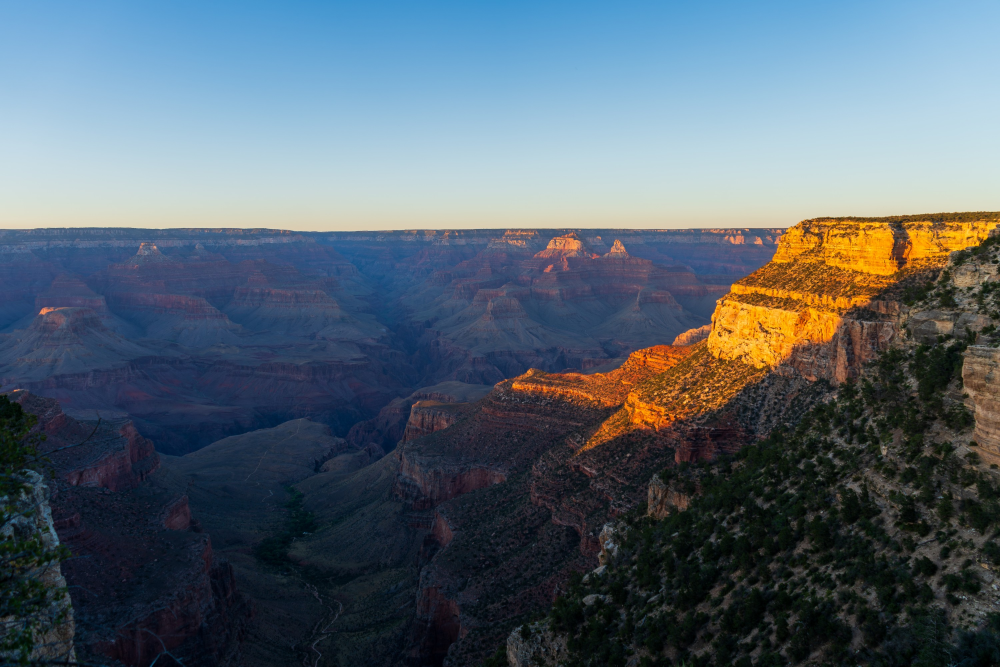
#> input picture Photos/looks/DSC00272-Enhanced-NR/00_original.jpg, 3000 x 2000 px (shown at 1/3 size)
$ python -i effects.py   (imports and definitions only)
#> lines starting #> are read from the running program, lines starting #| are printed output that depends on the picture; after the words box and inside, x2 and y2 are one past the last pixel; in counts of white or black regions, pixels touching at a corner belong together
### pipeline/lookcam/color.py
"""Color-space conversions and CIEDE2000.

Images throughout the pipeline are float32 sRGB-encoded arrays in [0, 1], shape (H, W, 3).
Everything here also accepts (N, 3) pixel arrays.
"""

from __future__ import annotations

import numpy as np

# sRGB (D65) <-> XYZ
_RGB2XYZ = np.array(
    [[0.4124564, 0.3575761, 0.1804375],
     [0.2126729, 0.7151522, 0.0721750],
     [0.0193339, 0.1191920, 0.9503041]],
    dtype=np.float32,
)
_XYZ2RGB = np.linalg.inv(_RGB2XYZ).astype(np.float32)
_WHITE_D65 = np.array([0.95047, 1.0, 1.08883], dtype=np.float32)


def srgb_to_linear(x: np.ndarray) -> np.ndarray:
    x = np.asarray(x, dtype=np.float32)
    return np.where(x <= 0.04045, x / 12.92, ((x + 0.055) / 1.055) ** 2.4).astype(np.float32)


def linear_to_srgb(x: np.ndarray) -> np.ndarray:
    x = np.clip(np.asarray(x, dtype=np.float32), 0.0, None)
    return np.where(x <= 0.0031308, x * 12.92, 1.055 * np.power(x, 1 / 2.4) - 0.055).astype(np.float32)


def rgb_to_lab(rgb: np.ndarray) -> np.ndarray:
    """sRGB [0,1] -> CIELAB (L 0..100)."""
    xyz = srgb_to_linear(rgb) @ _RGB2XYZ.T / _WHITE_D65
    eps, kappa = 216 / 24389, 24389 / 27
    f = np.where(xyz > eps, np.cbrt(xyz), (kappa * xyz + 16) / 116)
    L = 116 * f[..., 1] - 16
    a = 500 * (f[..., 0] - f[..., 1])
    b = 200 * (f[..., 1] - f[..., 2])
    return np.stack([L, a, b], axis=-1).astype(np.float32)


def lab_to_rgb(lab: np.ndarray) -> np.ndarray:
    """CIELAB -> sRGB [0,1], clipped."""
    lab = np.asarray(lab, dtype=np.float32)
    fy = (lab[..., 0] + 16) / 116
    fx = fy + lab[..., 1] / 500
    fz = fy - lab[..., 2] / 200
    eps, kappa = 216 / 24389, 24389 / 27
    f = np.stack([fx, fy, fz], axis=-1)
    xyz = np.where(f**3 > eps, f**3, (116 * f - 16) / kappa)
    xyz[..., 1] = np.where(lab[..., 0] > kappa * eps, fy**3, lab[..., 0] / kappa)
    lin = (xyz * _WHITE_D65) @ _XYZ2RGB.T
    return np.clip(linear_to_srgb(lin), 0.0, 1.0)


def luminance(rgb: np.ndarray) -> np.ndarray:
    """Rec.709 relative luminance of sRGB-encoded input, returned in sRGB-ish perceptual scale."""
    return (rgb[..., 0] * 0.2126 + rgb[..., 1] * 0.7152 + rgb[..., 2] * 0.0722).astype(np.float32)


# [38 lines left out: function delta_e2000, not called in this run]

### pipeline/lookcam/effects.py
"""Procedural camera character: the parts of a look that are optics, sensor and processing, not color.

A LUT can make a photo *colored* like a 2006 point-and-shoot, but what makes it read as one is
the small sensor's chroma noise, the in-camera smear-then-oversharpen, purple fringing, cheap
JPEG blocks and the orange date stamp. Those are modeled directly here; they are deterministic
per seed and run on the Mac without a GPU.

All functions take and return float32 sRGB (H, W, 3) in [0, 1].
"""

from __future__ import annotations

import io
import time

import cv2
import numpy as np
from PIL import Image, ImageDraw, ImageFont

from .color import lab_to_rgb, luminance, rgb_to_lab


def _resize(img: np.ndarray, w: int, h: int, interp=cv2.INTER_AREA) -> np.ndarray:
    return cv2.resize(img, (w, h), interpolation=interp)


def _scale_to_long(img: np.ndarray, long_side: int, interp=cv2.INTER_AREA) -> np.ndarray:
    h, w = img.shape[:2]
    s = long_side / max(h, w)
    return _resize(img, max(1, round(w * s)), max(1, round(h * s)), interp)


def jpeg_roundtrip(img: np.ndarray, quality: int, subsampling: int = 2) -> np.ndarray:
    buf = io.BytesIO()
    Image.fromarray((np.clip(img, 0, 1) * 255 + 0.5).astype(np.uint8)).save(
        buf, format="JPEG", quality=quality, subsampling=subsampling)
    return np.asarray(Image.open(io.BytesIO(buf.getvalue())), dtype=np.float32) / 255.0


def chromatic_aberration(img: np.ndarray, amount: float = 0.0015) -> np.ndarray:
    """Lateral CA: red and blue magnified slightly differently about the center."""
    h, w = img.shape[:2]
    out = img.copy()
    for c, k in ((0, 1 + amount), (2, 1 - amount)):
        m = cv2.getRotationMatrix2D((w / 2, h / 2), 0, k)
        out[..., c] = cv2.warpAffine(img[..., c], m, (w, h), flags=cv2.INTER_LINEAR, borderMode=cv2.BORDER_REFLECT)
    return out


def barrel(img: np.ndarray, k: float = 0.04) -> np.ndarray:
    h, w = img.shape[:2]
    y, x = np.indices((h, w), dtype=np.float32)
    nx, ny = (x - w / 2) / (w / 2), (y - h / 2) / (h / 2)
    r2 = nx * nx + ny * ny
    f = (1 + k * r2) / (1 + k)
    mx, my = nx * f * (w / 2) + w / 2, ny * f * (h / 2) + h / 2
    return cv2.remap(img, mx, my, cv2.INTER_LINEAR, borderMode=cv2.BORDER_REFLECT)


def vignette(img: np.ndarray, amount: float, softness: float = 0.65) -> np.ndarray:
    h, w = img.shape[:2]
    y, x = np.ogrid[-1 : 1 : h * 1j, -1 : 1 : w * 1j]
    r = np.sqrt(x**2 + y**2) / np.sqrt(2)
    t = np.clip((r - (1 - softness)) / softness, 0, 1)
    return img * (1 - amount * t * t * (3 - 2 * t))[..., None].astype(np.float32)


def unsharp(img: np.ndarray, sigma: float, amount: float) -> np.ndarray:
    return np.clip(img + amount * (img - cv2.GaussianBlur(img, (0, 0), sigma)), 0, 1)


def purple_fringe(img: np.ndarray, strength: float = 0.6) -> np.ndarray:
    """Violet fringes on the dark side of hard blown-highlight edges, the cheap-lens signature.

    Only clipped pixels count as sources, and only noticeably darker neighbours receive the fringe,
    so bright soft gradients (overcast cloud) don't pick up a purple glow.
    """
    lum = luminance(img)
    clipped = (lum > 0.93).astype(np.float32)
    reach = max(1.5, img.shape[1] / 1100)
    near = cv2.GaussianBlur(clipped, (0, 0), reach)
    darker = np.clip((0.78 - lum) / 0.25, 0, 1)
    a = np.clip(near * darker * strength * 1.6, 0, 0.55)[..., None]
    fringe = np.array([0.55, 0.15, 0.85], np.float32)
    return img * (1 - a) + fringe * a


def sensor_noise(img: np.ndarray, luma: float, chroma: float, blotch: float, seed: int) -> np.ndarray:
    """Shot-noise-like luma grain plus low-frequency chroma blotches, strongest in shadows."""
    rng = np.random.default_rng(seed)
    h, w = img.shape[:2]
    lum = luminance(img)
    shadow = (1.25 - lum)[..., None]
    n_l = rng.standard_normal((h, w)).astype(np.float32)[..., None]
    n_c = rng.standard_normal((h // 2 + 1, w // 2 + 1, 2)).astype(np.float32)
    n_c = cv2.GaussianBlur(_resize(n_c, w, h, cv2.INTER_LINEAR), (0, 0), max(1.0, blotch))
    n_c /= n_c.std() + 1e-6
    lab = rgb_to_lab(np.clip(img + luma * n_l * shadow, 0, 1))
    lab[..., 1:] += chroma * 40 * n_c * shadow
    return lab_to_rgb(lab)


def date_stamp(img: np.ndarray, text: str | None = None, seed: int = 0) -> np.ndarray:
    """Orange LED date stamp, bottom right, with a slight glow."""
    h, w = img.shape[:2]
    if text is None:
        rng = np.random.default_rng(seed)
        text = f"'{rng.integers(3, 9):02d}  {rng.integers(1, 13)}  {rng.integers(1, 29)}"
    size = max(12, int(h * 0.045))
    try:
        font = ImageFont.load_default(size=size)
    except TypeError:
        font = ImageFont.load_default()
    layer = Image.new("L", (w, h), 0)
    d = ImageDraw.Draw(layer)
    bbox = d.textbbox((0, 0), text, font=font)
    x = w - (bbox[2] - bbox[0]) - int(w * 0.05)
    y = h - (bbox[3] - bbox[1]) - int(h * 0.06)
    d.text((x, y), text, font=font, fill=255)
    m = np.asarray(layer, np.float32) / 255
    glow = cv2.GaussianBlur(m, (0, 0), size * 0.25)
    core = cv2.GaussianBlur(m, (0, 0), 0.8)
    orange = np.array([1.0, 0.55, 0.12], np.float32)
    out = img * (1 - np.clip(glow * 0.5, 0, 1))[..., None] + orange * np.clip(glow * 0.5, 0, 1)[..., None]
    return out * (1 - core[..., None]) + np.array([1.0, 0.75, 0.35], np.float32) * core[..., None]


def digicam(img: np.ndarray, seed: int = 0, stamp: bool = True, out_long_side: int | None = None,
            exposure: float = 1.12, sensor_long_side: int = 2560) -> np.ndarray:
    """A 2006 5-megapixel CCD compact, end to end. `exposure` is the in-camera brightening; pass 1.0
    when the input was already re-exposed (e.g. by a diffusion pass), or the two stack into white.
    `sensor_long_side` is the emulated sensor; drop it for a cheap viewfinder-sized preview."""
    h0, w0 = img.shape[:2]
    work = _scale_to_long(img, min(sensor_long_side, max(h0, w0)))
    # Optics: barrel distortion, lateral CA, soft corners.
    work = barrel(work, 0.035)
    work = chromatic_aberration(work, 0.0022)
    # Sensor + in-camera look: cool auto-WB, punchy contrast, early highlight clip, loud saturation.
    work = np.clip(work * np.array([0.97, 1.0, 1.06], np.float32) * exposure, 0, 1)
    work = np.clip(0.5 + (work - 0.5) * 1.18, 0, 1)
    lum = luminance(work)[..., None]
    work = np.clip(lum + (work - lum) * 1.3, 0, 1)
    work = purple_fringe(work, 0.7)
    work = sensor_noise(work, luma=0.018, chroma=0.07, blotch=2.5, seed=seed)
    # In-camera noise reduction smears texture, then oversharpening draws halos around it.
    work = cv2.bilateralFilter(work, 5, 0.08, 3)
    work = unsharp(work, 1.6, 1.1)
    work = vignette(work, 0.22)
    if stamp:
        work = date_stamp(work, seed=seed)
    work = jpeg_roundtrip(work, 62)
    # Viewed later at sensor resolution: soft bilinear upscale, then the file got re-saved.
    target = out_long_side or max(h0, w0)
    work = _scale_to_long(work, target, cv2.INTER_LINEAR)
    return jpeg_roundtrip(work, 78)


# [107 lines left out: functions halation, film_grain, instant_frame, tilt_shift, pixelate, cartoonify and 2 more, not called in this run]


def seed_from_time() -> int:
    return int(time.time()) % 100000


# [46 lines left out: function field_card, not called in this run]

>>> import cv2
>>> picture = cv2.cvtColor(cv2.imread('../../Photos/looks/DSC00272-Enhanced-NR/00_original.jpg'), cv2.COLOR_BGR2RGB)
>>> result = digicam(picture)
#> after the loop in chromatic_aberration, `for c, k in ((0, 1 + amount), (2, 1 - amount)):`:
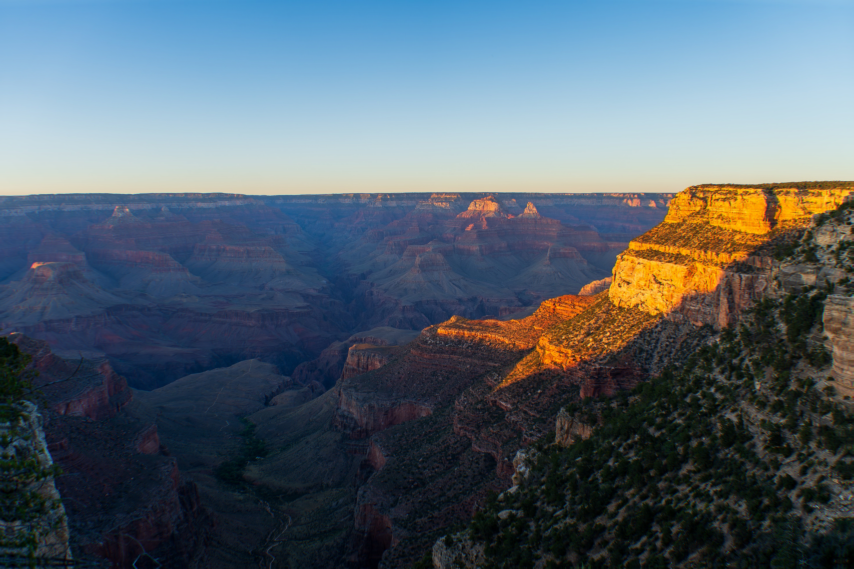
#> out: shape (1707, 2560, 3) (shown at 1/3 size); mean R, G, B 86.4, 99.9, 110.5
#> in purple_fringe, `clipped = (lum > 0.93).astype(np.float32)`:
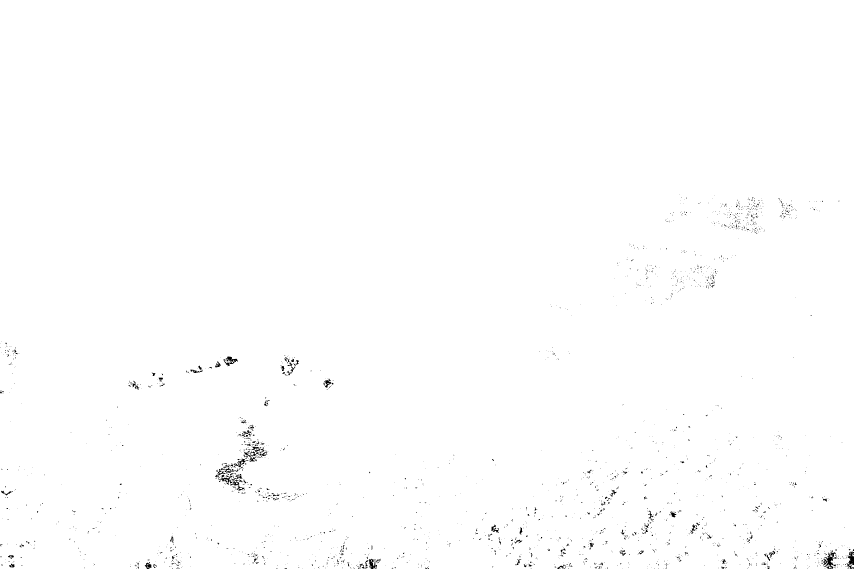
#> clipped: shape (1707, 2560) float32 (shown at 1/3 size); values 0 (black) and 1 (white), 99.5% white; black in thin lines or dots, all inside (x1, y1, x2, y2) = (0, 584, 2560, 1707)
#> in purple_fringe, `darker = np.clip((0.78 - lum) / 0.25, 0, 1)`:
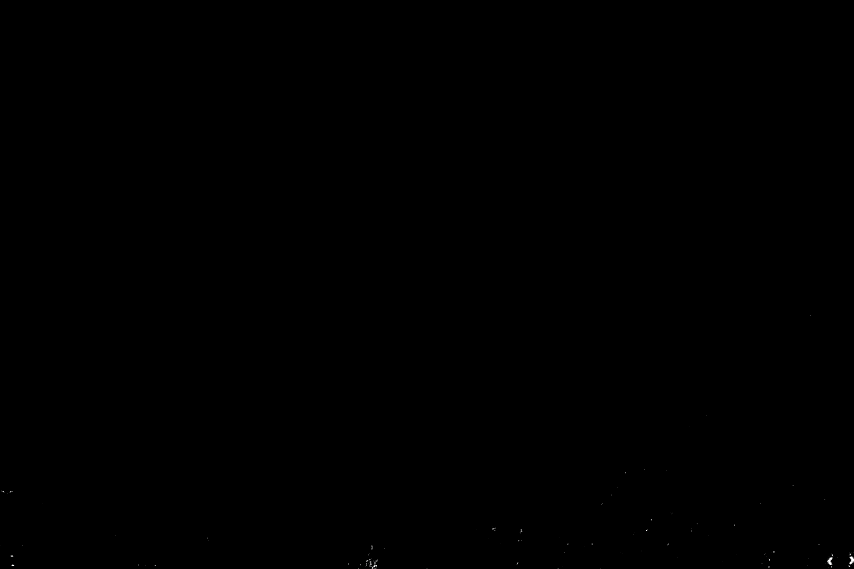
#> darker: shape (1707, 2560) float32 (shown at 1/3 size); min 0, max 1, mean 0.00022
#> in rgb_to_lab, `a = 500 * (f[..., 0] - f[..., 1])`:
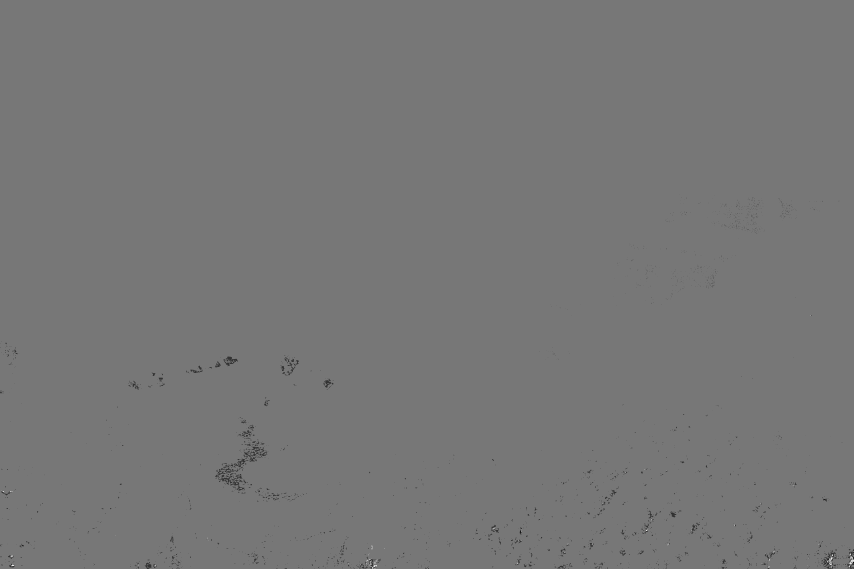
#> a: shape (1707, 2560) float32 (shown at 1/3 size); min -86.08, max 97.86, mean -0.2; drawn with min black and max white
#> in sensor_noise, `lab[..., 1:] += chroma * 40 * n_c * shadow`:
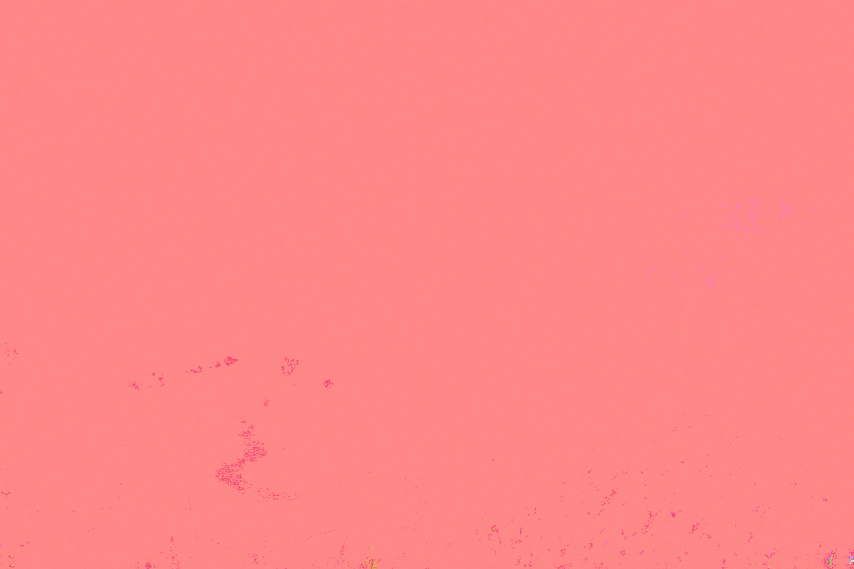
#> lab: shape (1707, 2560, 3) float32 (shown at 1/3 size); mean R, G, B 96.6, -0.2, 0; drawn with min black and max white
#> in lab_to_rgb, `lin = (xyz * _WHITE_D65) @ _XYZ2RGB.T`:
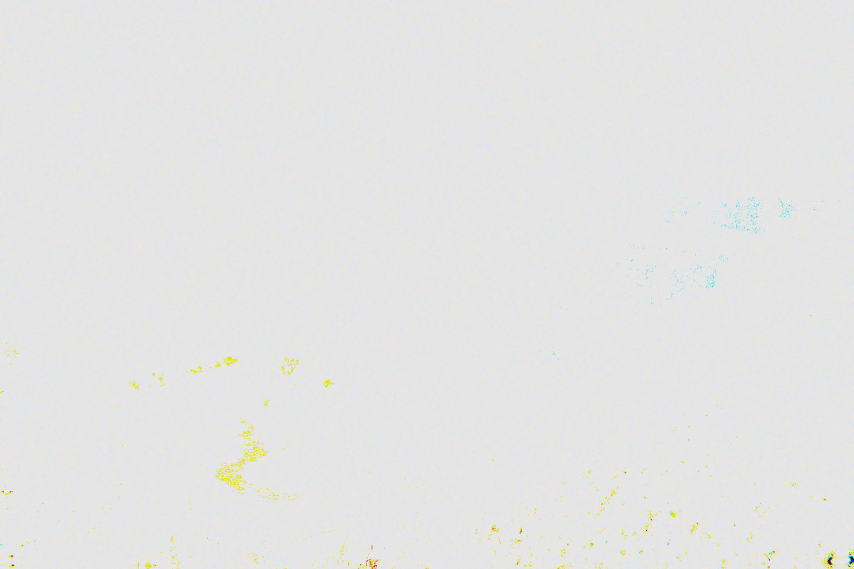
#> lin: shape (1707, 2560, 3) float32 (shown at 1/3 size); mean of channels 0, 1, 2 0.995, 0.999, 0.999; drawn with min black and max white
#> in vignette, `return img * (1 - amount * t * t * (3 - 2 * t))[..., None].astype(np.f..`:
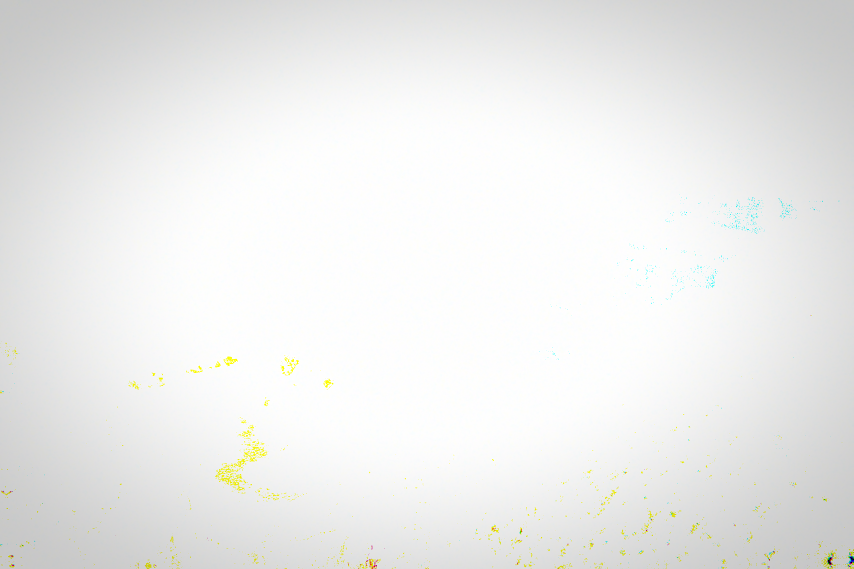
#> returned value: shape (1707, 2560, 3) float32 (shown at 1/3 size); mean of channels 0, 1, 2 0.932, 0.937, 0.935; drawn as B, G, R
#> in date_stamp, `layer = Image.new("L", (w, h), 0)`: layer: PIL image 2560x1707 L; every value is 0
#> in date_stamp, `bbox = d.textbbox((0, 0), text, font=font)`: bbox = (0, 18, 298, 75)
#> in date_stamp, `x = w - (bbox[2] - bbox[0]) - int(w * 0.05)`: x = 2134
#> in date_stamp, `y = h - (bbox[3] - bbox[1]) - int(h * 0.06)`: y = 1548
